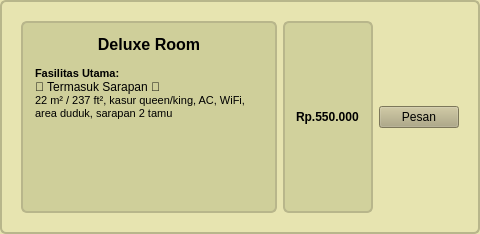
              <widget class="QFrame" name="roomFrame2_6">
               <property name="styleSheet">
                <string notr="true">
                QFrame { background-color: rgb(231,228,176); border: 2px solid rgb(184,182,139); border-radius: 6px; padding: 8px; }
                QLabel#roomTitle2 { font-weight: bold; font-size: 12pt; }
                QLabel#roomDesc2 { font-size: 9pt; }
              </string>
               </property>
               <layout class="QHBoxLayout" name="horizontalLayout_5">
                <item>
                 <layout class="QVBoxLayout" name="roomTextCol2_6"/>
                </item>
                <item>
                 <widget class="QTextEdit" name="textEdit_8">
                  <property name="styleSheet">
                   <string notr="true">background-color: rgb(207, 207, 154);</string>
                  </property>
                  <property name="html">
                   <string>&lt;!DOCTYPE HTML PUBLIC &quot;-//W3C//DTD HTML 4.0//EN&quot; &quot;http://www.w3.org/TR/REC-html40/strict.dtd&quot;&gt;
&lt;html&gt;&lt;head&gt;&lt;meta name=&quot;qrichtext&quot; content=&quot;1&quot; /&gt;&lt;meta charset=&quot;utf-8&quot; /&gt;&lt;style type=&quot;text/css&quot;&gt;
p, li { white-space: pre-wrap; }
hr { height: 1px; border-width: 0; }
li.unchecked::marker { content: &quot;\2610&quot;; }
li.checked::marker { content: &quot;\2612&quot;; }
&lt;/style&gt;&lt;/head&gt;&lt;body style=&quot; font-family:'Segoe UI'; font-size:9pt; font-weight:400; font-style:normal;&quot;&gt;
&lt;p align=&quot;center&quot; style=&quot; margin-top:0px; margin-bottom:0px; margin-left:0px; margin-right:0px; -qt-block-indent:0; text-indent:0px;&quot;&gt;&lt;span style=&quot; font-family:'MS Shell Dlg 2'; font-size:12pt; font-weight:600;&quot;&gt;Deluxe&lt;/span&gt;&lt;span style=&quot; font-family:'MS Shell Dlg 2'; font-size:12pt;&quot;&gt; &lt;/span&gt;&lt;span style=&quot; font-family:'MS Shell Dlg 2'; font-size:12pt; font-weight:600;&quot;&gt;Room&lt;/span&gt;&lt;/p&gt;
&lt;p style=&quot;-qt-paragraph-type:empty; margin-top:0px; margin-bottom:0px; margin-left:0px; margin-right:0px; -qt-block-indent:0; text-indent:0px; font-family:'MS Shell Dlg 2'; font-size:8pt;&quot;&gt;&lt;br /&gt;&lt;/p&gt;
&lt;p style=&quot; margin-top:0px; margin-bottom:0px; margin-left:0px; margin-right:0px; -qt-block-indent:0; text-indent:0px;&quot;&gt;&lt;span style=&quot; font-family:'MS Shell Dlg 2'; font-size:8pt; font-weight:600;&quot;&gt;Fasilitas Utama: &lt;/span&gt;&lt;/p&gt;
&lt;p style=&quot; margin-top:0px; margin-bottom:0px; margin-left:0px; margin-right:0px; -qt-block-indent:0; text-indent:0px;&quot;&gt;🍱 Termasuk Sarapan 🍱&lt;/p&gt;
&lt;p style=&quot; margin-top:0px; margin-bottom:0px; margin-left:0px; margin-right:0px; -qt-block-indent:0; text-indent:0px;&quot;&gt;&lt;span style=&quot; font-family:'MS Shell Dlg 2'; font-size:8pt;&quot;&gt;22 m² / 237 ft², kasur queen/king, AC, WiFi, area duduk, sarapan 2 tamu&lt;/span&gt;&lt;/p&gt;
&lt;p style=&quot;-qt-paragraph-type:empty; margin-top:0px; margin-bottom:0px; margin-left:0px; margin-right:0px; -qt-block-indent:0; text-indent:0px; font-family:'MS Shell Dlg 2'; font-size:8pt;&quot;&gt;&lt;br /&gt;&lt;/p&gt;&lt;/body&gt;&lt;/html&gt;</string>
                  </property>
                 </widget>
                </item>
                <item>
                 <widget class="QLabel" name="label_21">
                  <property name="font">
                   <font>
                    <bold>true</bold>
                   </font>
                  </property>
                  <property name="styleSheet">
                   <string notr="true">background-color: rgb(209, 209, 156);</string>
                  </property>
                  <property name="text">
                   <string>Rp.550.000</string>
                  </property>
                 </widget>
                </item>
                <item>
                 <widget class="QPushButton" name="btnPrice2_6">
                  <property name="styleSheet">
                   <string notr="true"> color: rgb(0, 0, 0); background-color: rgb(174,167,126)
 </string>
                  </property>
                  <property name="text">
                   <string>Pesan</string>
                  </property>
                 </widget>
                </item>
               </layout>
              </widget>
